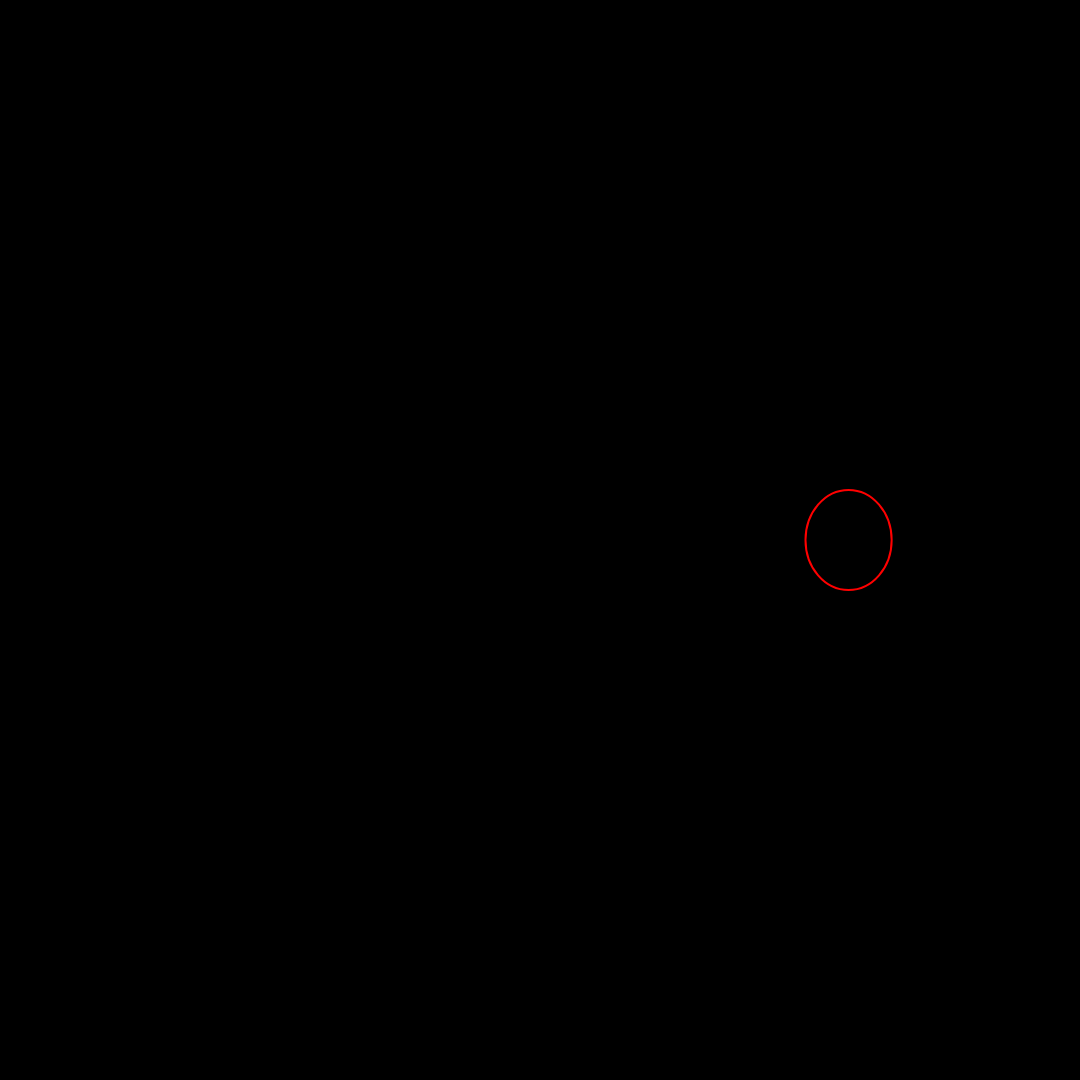
Frame 1 (no input)
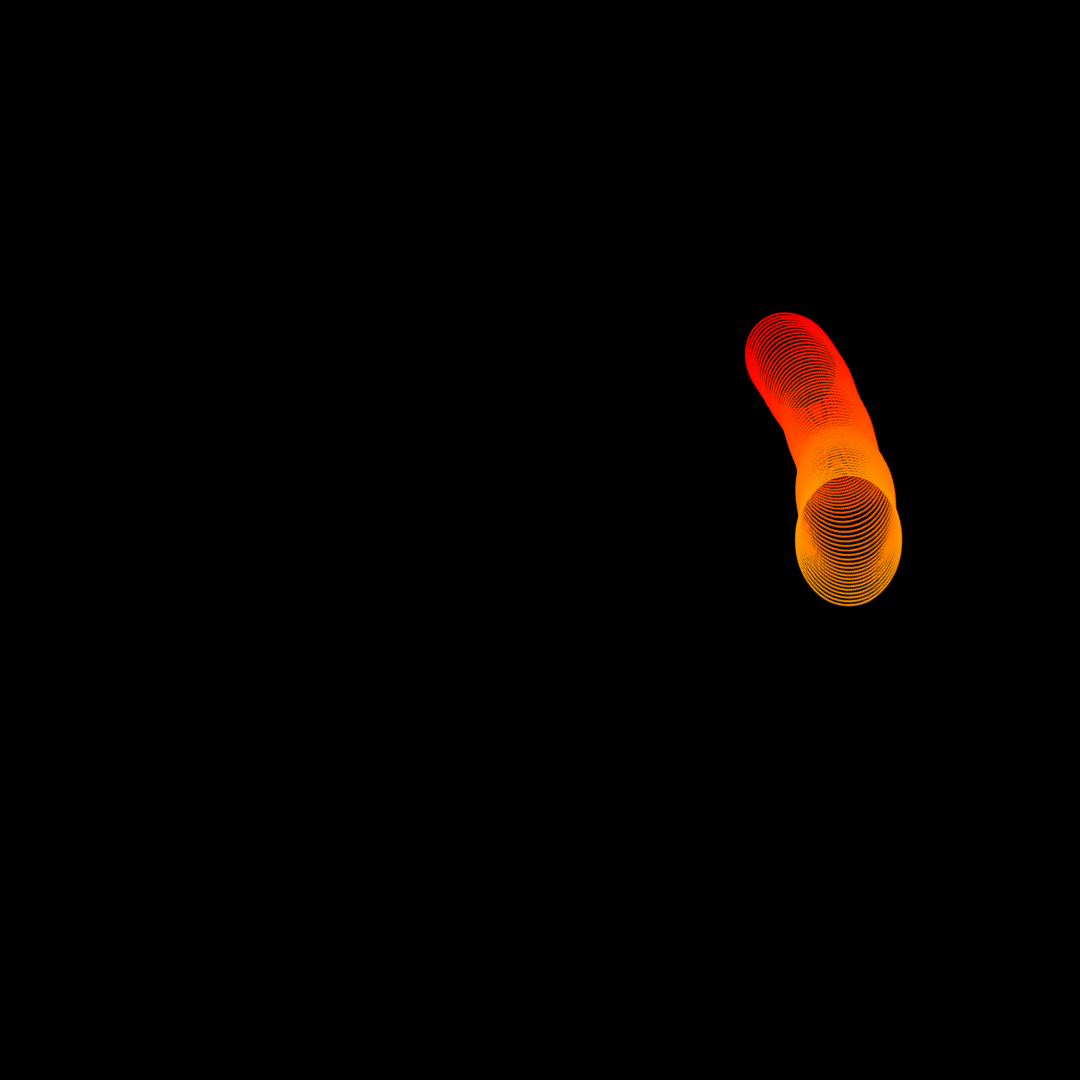
Frame 60 (no input)
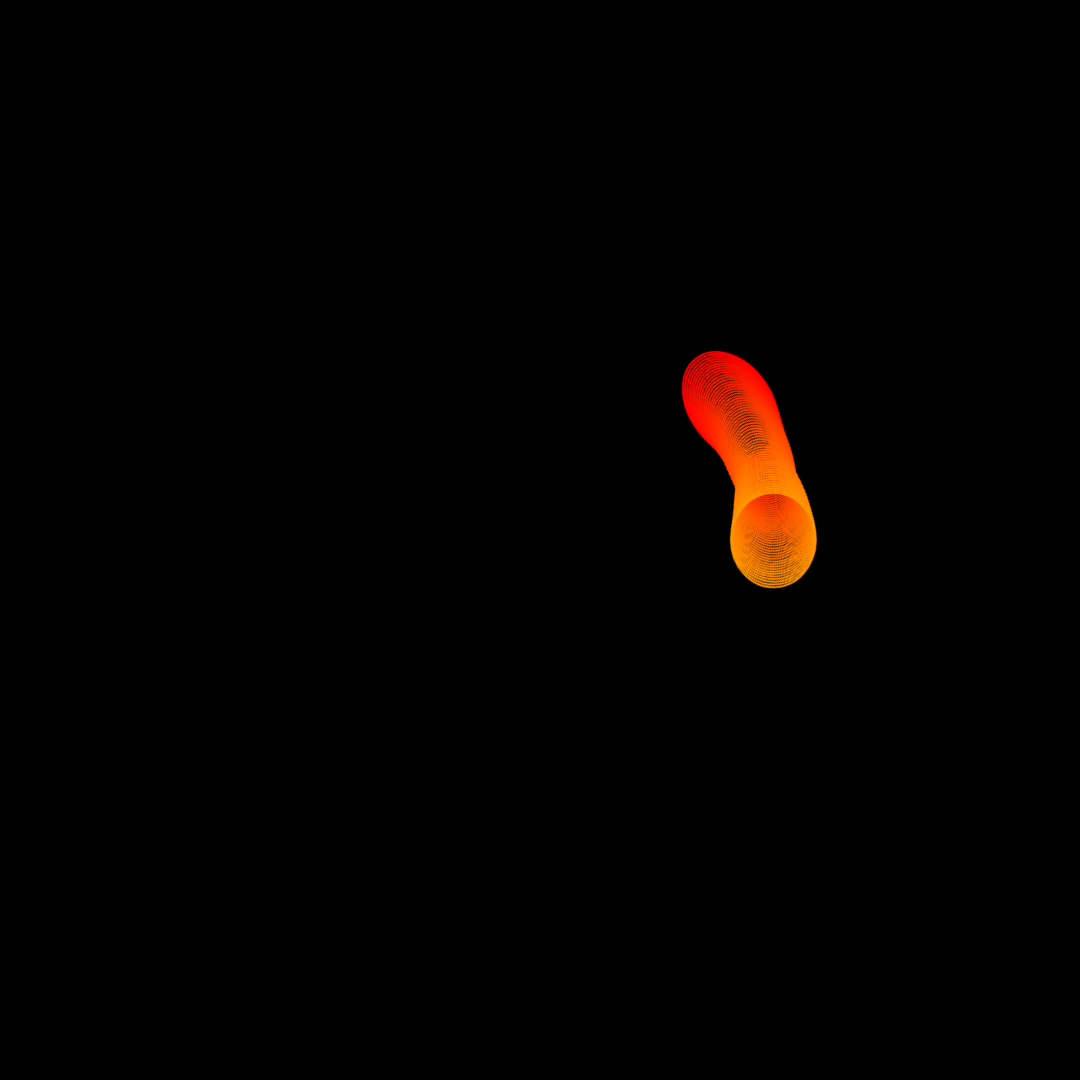
Frame 120 (the mouse pressed at the canvas centre since frame 60)

The p5.js sketch that drew these frames (run headless with seeded random() and noise() and a simulated clock; from frame 60 on, the mouse is pressed at the canvas centre):

// p5.js sketch
// ── sketch.js
/*
Author: Project Somedays
Date: 2024-03-29
Title: Reverse-Engineering Challenge Series

@gandyworks did it live with a plotter, but I loved the effect: https://www.instagram.com/reel/C4v8j2NR41s/?igsh=ZnhheTVhNGVlM2M3
*/

const cycleFrames = 600;
let centrePoint;
let r, R;
let a;
let xOff, yOff;
let noiseR;
let drawLayer;
let transitionLayer;

function setup() {
  createCanvas(1080, 1080);
  transitionLayer = createGraphics(height, height);
  
  drawLayer = createGraphics(width, height);
  drawLayer.strokeWeight(2);
  drawLayer.colorMode(HSB, 360, 100, 100, 100)
  transitionLayer.background(0,0,0,20);
  drawLayer.background(0);
  centrePoint = createVector(width/2, height/2);
  R = random(width/6, width/3);
  r = random(0.5*R, 1.5*R);
  drawLayer.noFill();
  drawLayer.stroke(255);
  xOff = random(1000);
  yOff = random(1000);
  imageMode(CENTER);
  a = 0;
  noiseR = random(0,2);
  background(0);
  
}

function draw() {
  
  drawLayer.stroke(degrees(a%TWO_PI), 100, 100);
  let yAxis = r*noise(yOff + noiseR*cos(a), yOff + noiseR*sin(a));
  let xAxis = r*noise(xOff + noiseR*cos(a), xOff + noiseR*sin(a));
  
  drawLayer.push();
  drawLayer.translate(centrePoint.x + R*cos(a), centrePoint.y + R*sin(a));
  drawLayer.rotate(a);
  drawLayer.ellipse(0,0,xAxis, yAxis);  
  drawLayer.pop();
  if(a > TWO_PI){
    drawLayer.fill(0,0,0,10);
    drawLayer.rect(0,0,width, height);
  }

  push();
    translate(centrePoint.x, centrePoint.y)
    rotate(-a);
    image(drawLayer,0,0);
  pop();
  
  a += TWO_PI/cycleFrames;
  
  if(a > TWO_PI){
    image(transitionLayer, 0, 0);
  }
  
  if(a > 1.5*TWO_PI){
    setup();
  }


}

function mousePressed(){
  if(mouseButton === LEFT){
    setup();
  }
}
